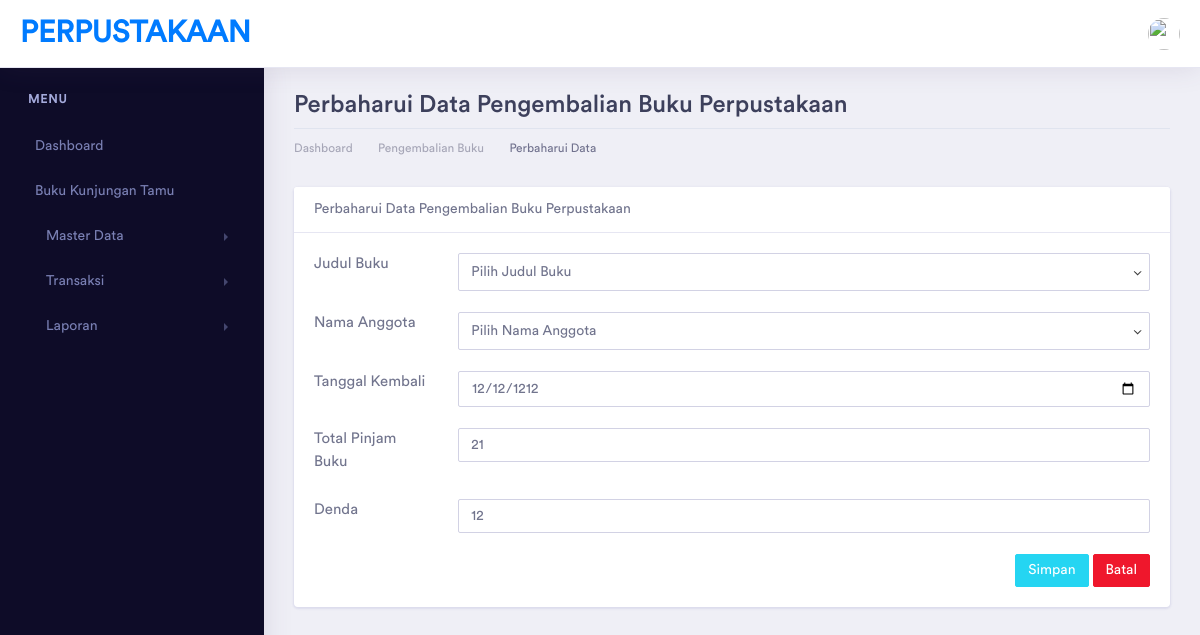
The app's page /pengembalian/ubah/5 with its own data.
### tables this page shows
CREATE TABLE `pengembalian` (
  `id_kembali` int(5) NOT NULL,
  `kd_kembali` varchar(15) NOT NULL,
  `kd_pinjam` varchar(15) NOT NULL,
  `nisn` varchar(50) NOT NULL,
  `isbn` varchar(50) NOT NULL,
  `tanggal_pinjam` date NOT NULL,
  `tanggal_kembali` date NOT NULL,
  `total_buku` varchar(5) NOT NULL,
  `denda` varchar(10) NOT NULL
);

### application/controllers/Pengembalian.php (called while the page is built, shortened)
<?php
class Pengembalian extends CI_Controller
{
    function __construct()
    {
        $this->load->model(array('AnggotaModel', 'BukuModel', 'PengembalianModel','PeminjamanModel'));
    }
    public function ubah($id)
    {
        if (isset($_POST['update'])) {
            $this->PengembalianModel->update_pengembalian($id);
            redirect('pengembalian');
        } else {
            $data['title'] = "Perbaharui Data Pengembalian Buku Perpustakaan | PERPUSTAKAAN";
            $data['pengembalian'] = $this->PengembalianModel->get_pengembalian_byid($id);
            $data['anggota'] = $this->AnggotaModel->get_anggota();
            $data['buku'] = $this->BukuModel->get_buku();
            $this->load->view('template/header', $data);
            $this->load->view('template/sidebar');
            $this->load->view('pengembalian/pengembalian_update', $data);
            $this->load->view('template/footer');
        }
    }
}

### index.php (called while the page is built, shortened)
<?php
require_once BASEPATH.'core/CodeIgniter.php';

### application/models/PengembalianModel.php (called while the page is built, shortened)
<?php
class PengembalianModel extends CI_Model {
    private $tabel = "pengembalian";
    public function get_pengembalian_byid($id){
        return $this->db->get_where($this->tabel, ['id_kembali' => $id]) ->row();
    }
}

### application/views/pengembalian/pengembalian_update.php (the view, shortened to what this page needs)
<div class="dashboard-wrapper">
    <div class="container-fluid dashboard-content">
        <div class="row">
            <div class="col-xl-12 col-lg-12 col-md-12 col-sm-12 col-12">
                <div class="page-header">
                    <h2 class="pageheader-title">Perbaharui Data Pengembalian Buku Perpustakaan</h2>
                    <div class="page-breadcrumb">
                        <nav aria-label="breadcrumb">
                            <ol class="breadcrumb">
                                <li class="breadcrumb-item"><a href="<?= base_url('home')?>" class="breadcrumb-link">Dashboard</a></li>
                                <li class="breadcrumb-item"><a href="<?= base_url('pengembalian')?>" class="breadcrumb-link">Pengembalian Buku</a></li>
                                <li class="breadcrumb-item active" aria-current="page">Perbaharui Data</li>
                            </ol>
                        </nav>
                    </div>
                </div>
            </div>
        </div>
        <div class="row">
            <div class="col-xl-12 col-lg-12 col-md-12 col-sm-12 col-12">
                <div class="card">
                    <div class="card-header">
                        Perbaharui Data Pengembalian Buku Perpustakaan
                    </div>
                    <div class="card-body">
                        <form action="" method="post">
                            <div class="from-group row">
                                <label for="" class="col-md-2">Judul Buku</label>
                                <div class="col-md-10">
                                    <select name="buku_id" required class="form-control">
                                        <option value="">Pilih Judul Buku</option>
                                    </select>
                                </div>
                            </div>
                            <br>
                            <div class="from-group row">
                                <label for="" class="col-md-2">Nama Anggota</label>
                                <div class="col-md-10">
                                    <select name="anggota_id" required class="form-control">
                                        <option value="">Pilih Nama Anggota</option>
                                    </select>
                                </div>
                            </div>
                            <br>
                            <div class="from-group row">
                                <label for="" class="col-md-2">Tanggal Kembali</label>
                                <div class="col-md-10">
                                    <input type="date" name="tanggal_kembali" value="<?= $pengembalian->tanggal_kembali ?>" required placeholder="Tanggal Kembali" class="form-control">
                                </div>
                            </div>
                            <br>
                            <div class="from-group row">
                                <label for="" class="col-md-2">Total Pinjam Buku</label>
                                <div class="col-md-10">
                                    <input type="text" name="total_buku" value="<?= $pengembalian->total_buku ?>" required placeholder="Total Pinjam Buku" class="form-control">
                                </div>
                            </div>
                            <br>
                            <div class="from-group row">
                                <label for="" class="col-md-2">Denda</label>
                                <div class="col-md-10">
                                    <input type="text" name="denda" value="<?= $pengembalian->denda ?>" required placeholder="Denda" class="form-control">
                                </div>
                            </div>
                            <br>
                            <a href="<?= base_url('anggota')?>" class="btn btn-sm btn-danger float-right"> Batal</a>
                            <button type="submit" name="update" class="btn btn-sm btn-info float-right mr-1"> Simpan</button>
                        </form>
                    </div>
                </div>
            </div>
        </div>
    </div>
</div>

### records on screen
pengembalian: tanggal_kembali "12/12/1212", total_buku "21", denda "12"
